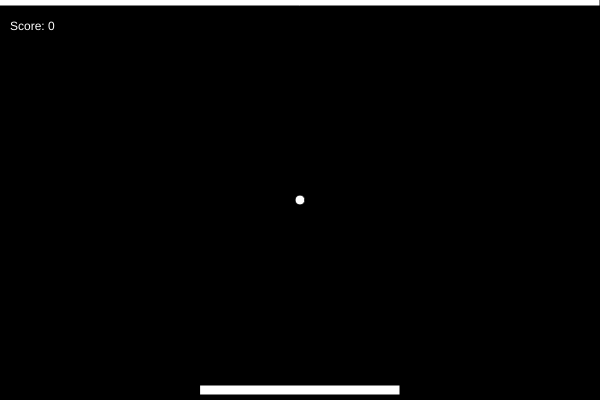
Frame 1 (no input)
Frame 60 (no input): identical to frame 1, image omitted
Frame 120 (the mouse pressed at the canvas centre since frame 60): identical to frame 1, image omitted

The p5.js sketch that drew this single still picture (run headless with seeded random() and noise() and a simulated clock; from frame 60 on, the mouse is pressed at the canvas centre):

// p5.js sketch
// ── sketch.js
var score = 0
var xBall = 300
var yBall = 200
var xPaddle = 200
var paddleSpeed = 20
var paddleWidth = 200

function setup() {
  createCanvas(600, 400)
}

function draw() {
  background(0)
  fill(255)

  //Non moving
  rect (-1,-1,601,7)
  text('Score: ' + score, 10, 30)

  isPaddleAtEdge()

  ellipse(xBall,yBall,10,10)
  rect(xPaddle, 385, paddleWidth, 10)

}

function keyPressed() {
  if (keyCode === LEFT_ARROW) {
      xPaddle = xPaddle - paddleSpeed
  } else if (keyCode === RIGHT_ARROW) {
      xPaddle = xPaddle + paddleSpeed
  }
}

function isPaddleAtEdge() {
  if(xPaddle > 600 - paddleWidth) {
    xPaddle = 600 - paddleWidth
  } else if (xPaddle < 0) {
    xPaddle = 0
  }
}
